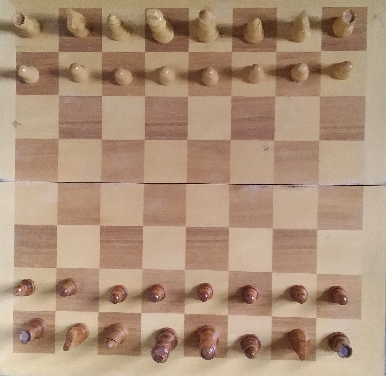
#> input picture cutPhotos/Move0.png, 386 x 376 px, found by its file name; its folder holds 4 pictures in this run
$ python grayscale.py
#> lines starting #> are read from the running program, lines starting #| are printed output that depends on the picture
from PIL import Image
import config


def pickImage(num):

#> called with num = 0
	imageName = "Move" + str(num) + ".png"

	img  = Image.open(f"{config.path}\cutPhotos\\{imageName}")
#> img is the input picture: PIL image 386x376 RGB; mean R, G, B 173.5, 145.3, 121.3

	return img

def convertIntoGrayscale(img, num):

#> called with num = 0
	pix = img.load()
	width = img.width
#> width = 386
	height = img.height
#> height = 376


	for x in range(width):

		for y in range(height):

			RGBValue = pix[x, y]

			newRGBValue = int(RGBValue[0]*0.2989 + RGBValue[1]*0.5870 + RGBValue[2]*0.1140)

			pix[x,y] = (newRGBValue, newRGBValue, newRGBValue)

	imageName = "Move" + str(num) + ".png"

	img.save(f"{config.path}\\cutPhotos (grayscaled)\\{imageName}")
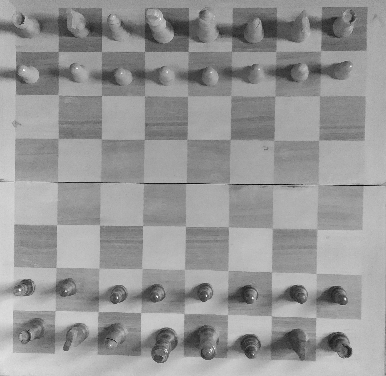
#> saved as Move0.png: PIL image 386x376 RGB; min 4, max 248, mean 150.4

	print("Image Done")


for i in range(35):

	img = pickImage(i)

	convertIntoGrayscale(img, i)
#> pass 2 of the loop `for i in range(35):`:
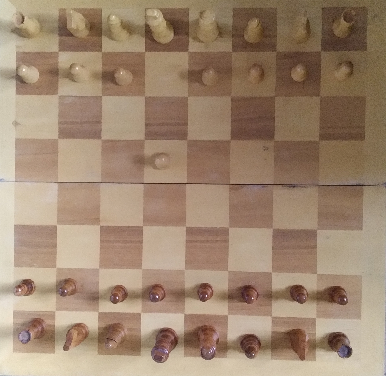
#> input picture cutPhotos/Move1.png, 386 x 376 px, found by its file name
#> in pickImage, img is the input picture: PIL image 386x376 RGB; mean R, G, B 159, 134.8, 112.4
#> in convertIntoGrayscale (call 2), `img.save(f"{config.path}\\cutPhotos (grayscaled)\\{imageName}")`:
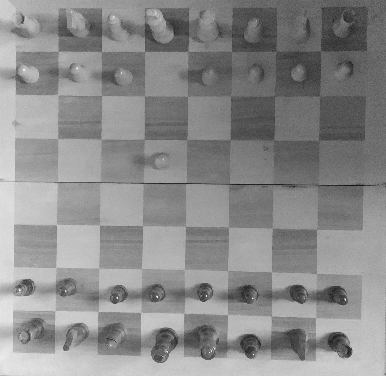
#> saved as Move1.png: PIL image 386x376 RGB; min 18, max 248, mean 138.9
#> (the run stopped early here; a loop or call above may not have finished)
